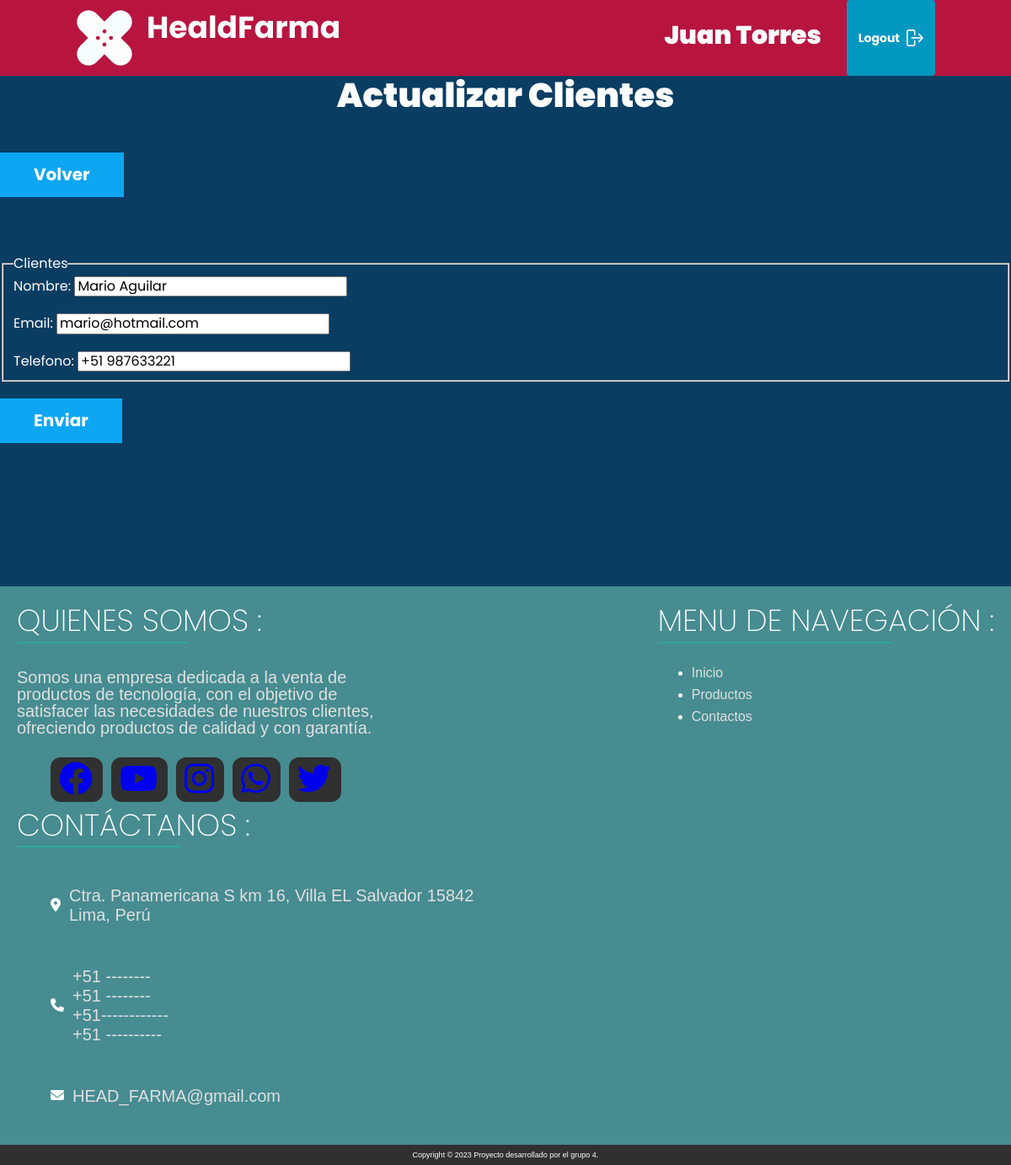
Screenshot of /ActualizarClientes?id=1 (signed in) with the database file from the repository.
### tables this page shows
CREATE TABLE `clientes` (
  `id` int NOT NULL AUTO_INCREMENT,
  `nombre` varchar(50) NOT NULL,
  `email` varchar(50) NOT NULL,
  `telefono` varchar(20) NOT NULL,
  PRIMARY KEY (`id`)
);

### controllers/ClientesController.php (called while the page is built, shortened)
<?php
class ClientesController{
    public static function actualizar(Router $router){
        $id = validarORedireccionar('/clientes');
        $cliente= Clientes::find($id);
        $alertas=Clientes::getAlertas();
        $router->render('clientes/actualizar',[
            'cliente'=>$cliente,
            'alertas'=>$alertas
        ]);
    }
}

### public/index.php (called while the page is built, shortened)
<?php
$router = new Router();
$router->get('/', [PaginasController::class, 'index']);
$router->post('/', [PaginasController::class, 'enviar']);
$router->get('/login', [LoginController::class, 'login']);
$router->post('/login', [LoginController::class, 'login']);
$router->get('/logout', [LoginController::class, 'logout']);
$router->get('/inicio', [PaginasController::class, 'inicio']);
$router->get('/productos', [ProductosController::class, 'productos']);
$router->get('/AgregarProductos', [ProductosController::class, 'crear']);
$router->post('/AgregarProductos', [ProductosController::class, 'crear']);
$router->get('/ActualizarProductos', [ProductosController::class, 'actualizar']);
$router->post('/ActualizarProductos', [ProductosController::class, 'actualizar']);
$router->post('/EliminarProductos', [ProductosController::class, 'eliminar']);
$router->get('/proveedores', [ProveedorController::class, 'proveedores']);
$router->get('/AgregarProveedores', [ProveedorController::class, 'crear']);
$router->post('/AgregarProveedores', [ProveedorController::class, 'crear']);
$router->get('/ActualizarProveedores', [ProveedorController::class, 'actualizar']);
$router->post('/ActualizarProveedores', [ProveedorController::class, 'actualizar']);
$router->post('/EliminarProveedores', [ProveedorController::class, 'eliminar']);
$router->get('/clientes', [ClientesController::class, 'clientes']);
$router->get('/AgregarClientes', [ClientesController::class, 'crear']);
$router->post('/AgregarClientes', [ClientesController::class, 'crear']);
$router->get('/ActualizarClientes', [ClientesController::class, 'actualizar']);
$router->post('/ActualizarClientes', [ClientesController::class, 'actualizar']);
$router->post('/EliminarClientes', [ClientesController::class, 'eliminar']);
$router->get('/usuarios', [UsuariosController::class, 'usuarios']);
$router->get('/AgregarUsuarios', [UsuariosController::class, 'crear']);
$router->post('/AgregarUsuarios', [UsuariosController::class, 'crear']);
$router->get('/ActualizarUsuarios', [UsuariosController::class, 'actualizar']);
$router->post('/ActualizarUsuarios', [UsuariosController::class, 'actualizar']);
$router->post('/EliminarUsuarios', [UsuariosController::class, 'eliminar']);
$router->get('/pedidos', [PedidosController::class, 'index']);
$router->get('/detallePedidos', [FacturaController::class, 'pedidos']);
$router->get('/solicitudes', [SolicitudesController::class, 'index']);
$router->get('/detalleSolicitud', [FacturaController::class, 'solicitudes']);
$router->get('/api/productos',[APIController::class,'index']);
$router->post('/api/pedidos',[APIController::class,'guardar']);
$router->post('/api/solicitudes',[APIController::class,'guardarSolicitudes']);
$router->post('/api/eliminarPedidos',[APIController::class,'eliminarPedidos']);
$router->post('/api/eliminarSolicitudes',[APIController::class,'eliminarSolicitudes']);
$router->get('/inventario', [InventarioController::class, 'index']);
$router->comprobarRutas();

### includes/funciones.php (called while the page is built, shortened)
<?php
function s($html) : string {
    $s = htmlspecialchars($html);
    return $s;
}
function validarORedireccionar(string $url) {
    $id = $_GET['id'];
    $id = filter_var($id, FILTER_VALIDATE_INT);
    return $id;
}

### models/ActiveRecord.php (called while the page is built, shortened)
<?php
class ActiveRecord {
    protected static $db;
    protected static $tabla = '';
    public static function setDB($database) {
        self::$db = $database;
    }
    public static function consultarSQL($query) {
        $resultado = self::$db->query($query);
        $array = [];
        while($registro = $resultado->fetch_assoc()) {
            $array[] = static::crearObjeto($registro);
        }
        return $array;
    }
    protected static function crearObjeto($registro) {
        $objeto = new static;
        foreach($registro as $key => $value ) {
            if(property_exists( $objeto, $key  )) {
                $objeto->$key = $value;
            }
        }
        return $objeto;
    }
    public static function find($id) {
        $query = "SELECT * FROM " . static::$tabla  ." WHERE id = $id";
        $resultado = self::consultarSQL($query);
        return array_shift( $resultado ) ;
    }
}

### views/clientes/formulario.php (the view, shortened to what this page needs)
<fieldset>
    <legend>Clientes</legend>
    <label for="nombre">Nombre:</label>
    <input type="text" id="nombre" name="cliente[nombre]" placeholder="Nombre del cliente" value="<?php echo s(trim($cliente->nombre))?>">
    <label for="email">Email:</label>
    <input type="email" id="email" name="cliente[email]" placeholder="Ej: cliente@gmail.com" value="<?php echo s(trim($cliente->email))?>">
    <label for="telefono">Telefono:</label>
    <input type="text" id="telefono" name="cliente[telefono]" placeholder="+51 938456239, +31..." value="<?php echo s(trim($cliente->telefono))?>">
</fieldset>

### public/build/css/app.css (style rules this page uses)
html { line-height:1.15;-webkit-text-size-adjust:100% }
body { margin:0 }
button,input,optgroup,select,textarea { font-family:inherit;font-size:100%;line-height:1.15;margin:0 }
button,input { overflow:visible }
fieldset { padding:.35em .75em .625em }
legend { box-sizing:border-box;color:inherit;display:table;max-width:100%;padding:0;white-space:normal }
html { font-size:62.5%;box-sizing:border-box;height:100% }
body { min-height:100%;display:flex;flex-direction:column;background-color:#0a3d62;color:#fff;font-family:Poppins,sans-serif;font-size:1.6rem }
@media (min-width:768px) { body { height:100% } }
*,:after,:before { box-sizing:inherit }

### rows the page displays
clientes: nombre "Mario Aguilar", email "mario@hotmail.com", telefono "+51 987633221"

### other values shown
$_SESSION['nombre'] "Juan Torres"
